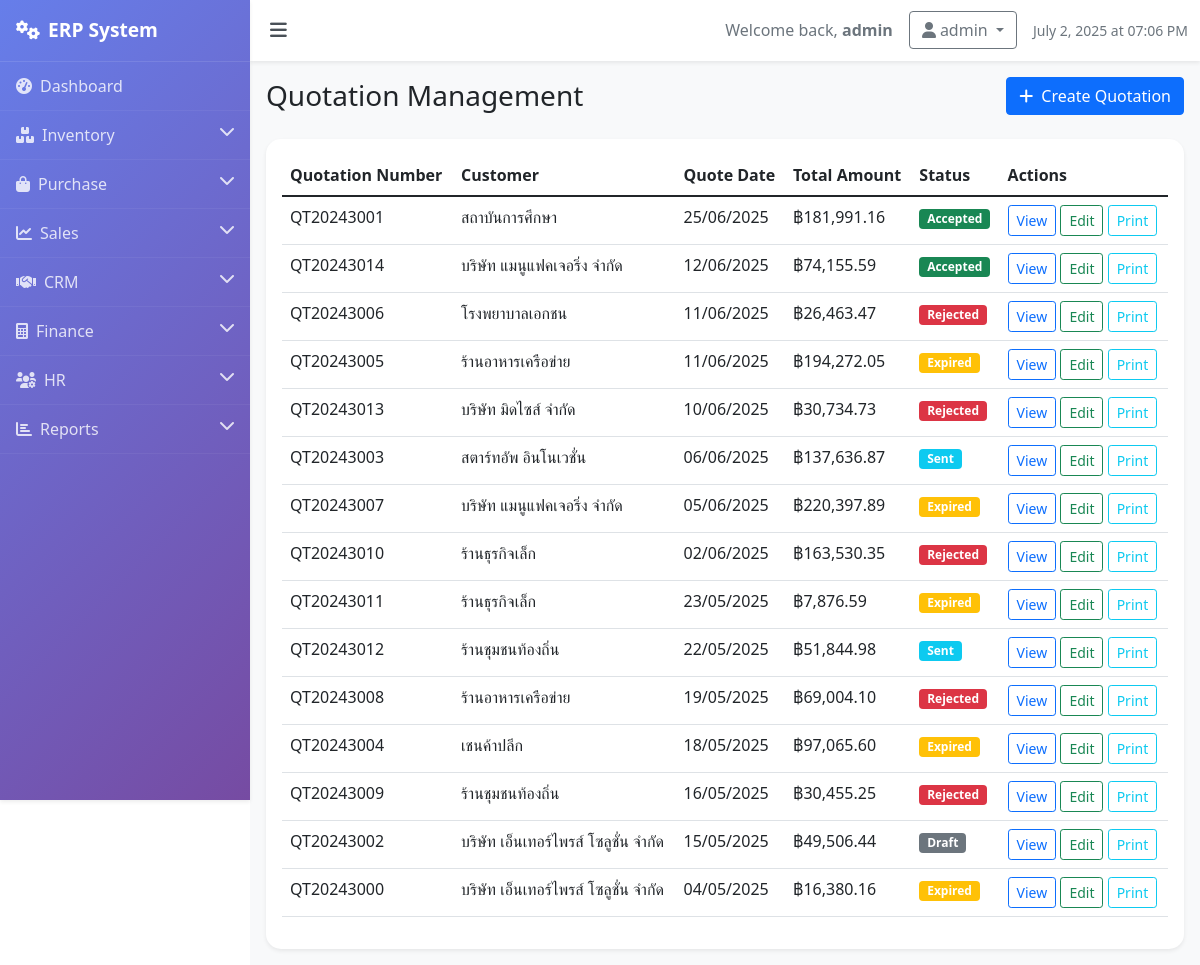
Page /sales/quotations (signed in) on the committed database.
### models.py (models this page shows, shortened)
class Quotation(db.Model):
    id = db.Column(db.Integer, primary_key=True)
    quote_number = db.Column(db.String(50), unique=True, nullable=False)
    customer_id = db.Column(db.Integer, db.ForeignKey('customer.id'), nullable=False)
    quote_date = db.Column(db.DateTime, default=lambda: datetime.now(timezone.utc))
    valid_until = db.Column(db.DateTime)
    status = db.Column(db.String(20), default='draft')  # draft, sent, accepted, rejected, expired
    total_amount = db.Column(db.Float, default=0.0)
    discount = db.Column(db.Float, default=0.0)
    tax_amount = db.Column(db.Float, default=0.0)
    notes = db.Column(db.Text)
    terms_conditions = db.Column(db.Text)
    prepared_by = db.Column(db.String(100))
    items = db.relationship('QuotationItem', backref='quotation', lazy=True, cascade='all, delete-orphan')
    customer = db.relationship('Customer', backref='quotations')

class Customer(db.Model):
    id = db.Column(db.Integer, primary_key=True)
    name = db.Column(db.String(100), nullable=False)
    email = db.Column(db.String(120), unique=True, nullable=False)
    phone = db.Column(db.String(20))
    address = db.Column(db.Text)
    customer_type = db.Column(db.String(20), default='regular')
    credit_limit = db.Column(db.Float, default=0.0)
    created_at = db.Column(db.DateTime, default=lambda: datetime.now(timezone.utc))
    sales_orders = db.relationship('SalesOrder', backref='customer', lazy=True)

### routes.py (the view)
    @app.route('/sales/quotations')
    def quotations():
        if 'user_id' not in session:
            return redirect(url_for('login'))
        quotations = Quotation.query.order_by(Quotation.quote_date.desc()).all()
        return render_template('sales/quotations.html', quotations=quotations)

### templates/sales/quotations.html (shortened to what this page needs)
{% extends "base.html" %}
{% block content %}
<div class="d-flex justify-content-between align-items-center mb-4">
    <h1 class="h3 mb-0">Quotation Management</h1>
    <a href="{{ url_for('add_quotation') }}" class="btn btn-primary">
        <i class="fas fa-plus me-2"></i>Create Quotation
    </a>
</div>
<div class="card">
    <div class="card-body">
        <div class="table-responsive">
            <table class="table">
                <thead>
                    <tr>
                        <th>Quotation Number</th>
                        <th>Customer</th>
                        <th>Quote Date</th>
                        <th>Total Amount</th>
                        <th>Status</th>
                        <th>Actions</th>
                    </tr>
                </thead>
                <tbody>
                    {% for quotation in quotations %}
                    <tr>
                        <td>{{ quotation.quote_number }}</td>
                        <td>{{ quotation.customer.name }}</td>
                        <td>{{ quotation.quote_date.strftime('%d/%m/%Y') }}</td>
                        <td>฿{{ "{:,.2f}".format(quotation.total_amount or 0) }}</td>
                        <td>
                            {% if quotation.status == 'draft' %}
                            <span class="badge bg-secondary">Draft</span>
                            {% elif quotation.status == 'sent' %}
                            <span class="badge bg-info">Sent</span>
                            {% elif quotation.status == 'accepted' %}
                            <span class="badge bg-success">Accepted</span>
                            {% elif quotation.status == 'rejected' %}
                            <span class="badge bg-danger">Rejected</span>
                            {% else %}
                            <span class="badge bg-warning">Expired</span>
                            {% endif %}
                        </td>
                        <td>
                            <button class="btn btn-sm btn-outline-primary">View</button>
                            <button class="btn btn-sm btn-outline-success">Edit</button>
                            <button class="btn btn-sm btn-outline-info">Print</button>
                        </td>
                    </tr>
                    {% endfor %}
                </tbody>
            </table>
        </div>
    </div>
</div>
{% endblock %}

### templates/base.html (style rules this page uses)
body { overflow-x: hidden; }
.card { border: none; border-radius: 15px; box-shadow: 0 0.125rem 0.25rem rgba(0, 0, 0, 0.075); transition: transform 0.2s; }

### rows in the picture
Quotation: quote_number "QT20243001", customer.name "สถาบันการศึกษา", quote_date "25/06/2025", total_amount "181,991.16", status "Accepted"
Quotation: quote_number "QT20243014", customer.name "บริษัท แมนูแฟคเจอริ่ง จำกัด", quote_date "12/06/2025", total_amount "74,155.59", status "Accepted"
Quotation: quote_number "QT20243006", customer.name "โรงพยาบาลเอกชน", quote_date "11/06/2025", total_amount "26,463.47", status "Rejected"
Quotation: quote_number "QT20243005", customer.name "ร้านอาหารเครือข่าย", quote_date "11/06/2025", total_amount "194,272.05", status "Expired"
Quotation: quote_number "QT20243013", customer.name "บริษัท มิดไซส์ จำกัด", quote_date "10/06/2025", total_amount "30,734.73", status "Rejected"
Quotation: quote_number "QT20243003", customer.name "สตาร์ทอัพ อินโนเวชั่น", quote_date "06/06/2025", total_amount "137,636.87", status "Sent"
Quotation: quote_number "QT20243007", customer.name "บริษัท แมนูแฟคเจอริ่ง จำกัด", quote_date "05/06/2025", total_amount "220,397.89", status "Expired"
Quotation: quote_number "QT20243010", customer.name "ร้านธุรกิจเล็ก", quote_date "02/06/2025", total_amount "163,530.35", status "Rejected"
Quotation: quote_number "QT20243011", customer.name "ร้านธุรกิจเล็ก", quote_date "23/05/2025", total_amount "7,876.59", status "Expired"
Quotation: quote_number "QT20243012", customer.name "ร้านชุมชนท้องถิ่น", quote_date "22/05/2025", total_amount "51,844.98", status "Sent"
Quotation: quote_number "QT20243008", customer.name "ร้านอาหารเครือข่าย", quote_date "19/05/2025", total_amount "69,004.10", status "Rejected"
Quotation: quote_number "QT20243004", customer.name "เชนค้าปลีก", quote_date "18/05/2025", total_amount "97,065.60", status "Expired"
Quotation: quote_number "QT20243009", customer.name "ร้านชุมชนท้องถิ่น", quote_date "16/05/2025", total_amount "30,455.25", status "Rejected"
Quotation: quote_number "QT20243002", customer.name "บริษัท เอ็นเทอร์ไพรส์ โซลูชั่น จำกัด", quote_date "15/05/2025", total_amount "49,506.44", status "Draft"
Quotation: quote_number "QT20243000", customer.name "บริษัท เอ็นเทอร์ไพรส์ โซลูชั่น จำกัด", quote_date "04/05/2025", total_amount "16,380.16", status "Expired"

### other values in the picture
{{ session.username }} "admin"
